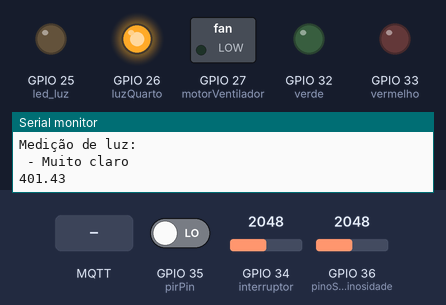
This program was run on a simulated ESP32. On the bench: switched loads named in the program (green lamp = pin HIGH), output pins drawn as LEDs (lit = HIGH), the last lines printed to the serial monitor. The inputs (shaded band) are chosen by the test bench; at power-on: GPIO 35 (pirPin) LOW, GPIO 34 (interruptor) = 2048, GPIO 36 (pinoSensorLuminosidade) = 2048. WiFi joins after 1.5 s; servers stay silent unless stated; network time is answered at once with the bench clock; no MQTT or app messages arrive unless stated.

Above: at 5.7 s.
5.8 s: GPIO 35 (pirPin) driven HIGH
At 7.8 s:
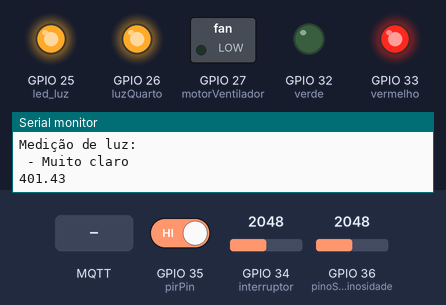
8.2 s: MQTT message "Ventilador ON" arrives on the first subscribed topic
At 8.8 s:
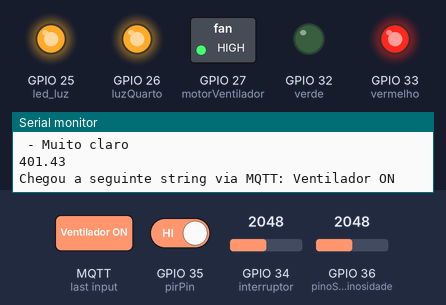
9.8 s: GPIO 34 (interruptor) set to 2711
11.3 s: GPIO 34 (interruptor) set to 2800
At 12.8 s:
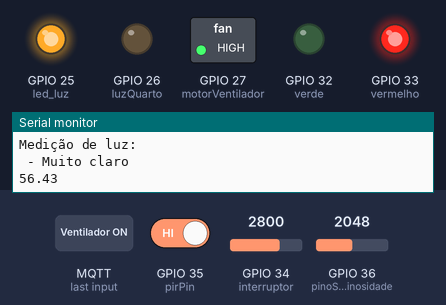
13.1 s: GPIO 35 (pirPin) driven LOW
At 14.2 s:
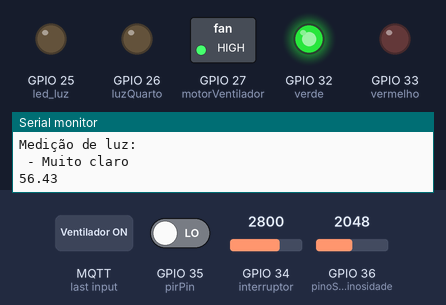
15.1 s: MQTT message "Ligar luz" arrives on the first subscribed topic
At 17.1 s:
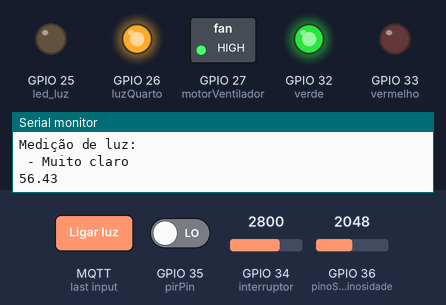
Timing chart, 0 to 18.5 s (numbered marks = the images above; inputs shaded):
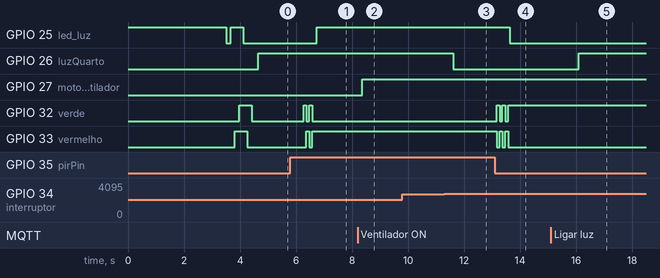

The program:

main.cpp
```cpp
#include <arduino.h>
#include <WiFi.h>
#include <WiFiUdp.h>
#include <PubSubClient.h>
#include <NTPClient.h>

/* Definicoes para o MQTT */
#define TOPICO_PUBLISH_CONTROLE        "controle_geral"
#define TOPICO_SUBSCRIBE_MOVIMENTO     "controle_movimento"
#define TOPICO_SUBSCRIBE_LUMINOSIDADE  "controle_luminosidade"
#define TOPICO_MENSAGENS               "mensagens_esp32"

#define ID_MQTT  "laptopPedro_mqtt"     //id mqtt (para identificação de sessão)


/*
* Variáveis para horário via internet
*/
WiFiUDP ntpUDP;
NTPClient timeClient(ntpUDP);

//Internet a se conectar
const char* SSID     = ""; // SSID / nome da rede WI-FI que deseja se conectar
const char* PASSWORD = "";  // Senha da rede WI-FI que deseja se conectar

const char* BROKER_MQTT = "test.mosquitto.org";
int BROKER_PORT = 1883; // Porta do Broker MQTT

//Variáveis e objetos globais
WiFiClient espClient; // Cria o objeto espClient
PubSubClient MQTT(espClient); // Instancia o Cliente MQTT passando o objeto espClient

/* Definicao de variaveis para o ESP32 */
const int pirPin = 35; //Pino D35 (Input Only)
const int pinoSensorLuminosidade = 36; //Pino VP - ADC1 (Input only)
const int verde = 32; //Pino D32
const int vermelho = 33; //Pino D33
const int led_luz = 25; //Pino D25
const int interruptor = 34; //Pino D34 (Input Only)
const int luzQuarto = 26; //Pino D26 - Esse pino controla o Relé da luz
const int motorVentilador = 27; //Pino D27

/* Definicao de variaveis de controle */
boolean luzPorPresenca = false; //Variável para controlar o efeito da presença sobre a luz
boolean acionamentoLuzMQTT = false; //Varável de controle de luz caso usuario acione via app
boolean acionamentoDiurnoMQTT = false;
boolean luzPorIluminacao = false; //Variavel para contrle de luz por luminosidade
boolean interruptorLuz = false;
boolean isOn = false;
boolean ledDiurno = false;

int statusMovimento   = LOW; //Status para ler mudança de movimento
int statusMovimentoAnterior  = LOW;
int statusLuz; //Status para guardar index da luz
int statusLuzAnterior;
int valorLuz; //Valor para leitura analógica

/* Prototypes */
void initWiFi(void);
void initMQTT(void);
void mqtt_callback(char* topic, byte* payload, unsigned int length);
void reconnectMQTT(void);
void reconnectWiFi(void);
void VerificaConexoesWiFIEMQTT(void);
void movimento(void);
void parou(void);
void piscar(void);
void medirLuz(int valorLuz);
void movimentacao(int statusMovimentoAnterior, int statusMovimento);
void calculaTensao();
void startupGreetings(void);

/*
   Implementações
*/

/* Função: inicializa e conecta-se na rede WI-FI desejada
   Parâmetros: nenhum
   Retorno: nenhum
*/
void initWiFi(void)
{
  delay(10);
  Serial.println("------Conexao WI-FI------");
  Serial.print("Conectando-se na rede: ");
  Serial.println(SSID);
  Serial.println("Aguarde");

  reconnectWiFi();
}


/* Função: inicializa parâmetros de conexão MQTT(endereço do
           broker, porta e seta função de callback)
   Parâmetros: nenhum
   Retorno: nenhum
*/
void initMQTT(void)
{
  MQTT.setServer(BROKER_MQTT, BROKER_PORT);   //informa qual broker e porta deve ser conectado
  MQTT.setCallback(mqtt_callback);            //atribui função de callback (função chamada quando qualquer informação de um dos tópicos subescritos chega)
}

/* Função: função de callback
           esta função é chamada toda vez que uma informação de
           um dos tópicos subescritos chega)
   Parâmetros: nenhum
   Retorno: nenhum
*/
void mqtt_callback(char* topic, byte* payload, unsigned int length)
{
  String msg;

  /* obtem a string do payload recebido */
  for (int i = 0; i < length; i++)
  {
    char c = (char)payload[i];
    msg += c;
  }

  Serial.print("Chegou a seguinte string via MQTT: ");
  Serial.println(msg);

  /* toma ação dependendo da string recebida */

  //Acionando Luz pelo comando MQTT
  if (msg.equals("L")){
    acionamentoDiurnoMQTT = true;
    Serial.println("Lampada ligada via MQTT!");
  }

  //Apagando Luz pelo comando MQTT
  else if(msg.equals("D")){
    acionamentoDiurnoMQTT = false;
    Serial.println("Lampada desligada via MQTT!");
  }

  else if(msg.equalsIgnoreCase("Ligar luz")){
    acionamentoLuzMQTT = true;
    Serial.println("Lampada do quarto ligada via MQTT!");
    MQTT.publish(TOPICO_MENSAGENS, "Luz do quarto ligada.");
  }

  else if(msg.equalsIgnoreCase("Desligar luz")){
    acionamentoLuzMQTT = false;
    digitalWrite(luzQuarto, LOW);
    Serial.println("Lampada do quarto desligada via MQTT!");
    MQTT.publish(TOPICO_MENSAGENS, "Luz do quarto desigada.");
  }

  //Mandando status da luminosidade atual sob pedido do MQTT
  else if(msg.equalsIgnoreCase("Controle luminosidade")){
    char msgResposta[35];
    sprintf(msgResposta, "Controle de luminosidade: %d/4095", valorLuz);
    MQTT.publish(TOPICO_SUBSCRIBE_LUMINOSIDADE, msgResposta);
  }

  else if (msg.equalsIgnoreCase("Horario"))
  {
    String msgStr = timeClient.getFormattedTime(); //Pegando o horario em formato de String
    char msg[msgStr.length()]; //Criando um array de char do tamanho da String
    strcpy(msg, msgStr.c_str()); //Copiando conteudo da String para o char array
    MQTT.publish(TOPICO_MENSAGENS, msg); //Enviando horario para um topico de mensagens geral
  }

  else if (msg.equalsIgnoreCase("Acionamento presença ON"))
  {
    luzPorPresenca = true;
    MQTT.publish(TOPICO_MENSAGENS, "Luz agora acionará por presença!");
  }

  else if (msg.equalsIgnoreCase("Acionamento presença OFF"))
  {
    luzPorPresenca = false;
    MQTT.publish(TOPICO_MENSAGENS, "Luz não acionará mais por presença!");
  }

  else if (msg.equalsIgnoreCase("Acionamento luminosidade ON"))
  {
    luzPorIluminacao = true;
    MQTT.publish(TOPICO_MENSAGENS, "Luz agora acionará quando estiver escuro!");

  }

  else if (msg.equalsIgnoreCase("Acionamento luminosidade OFF"))
  {
    luzPorIluminacao = false;
    MQTT.publish(TOPICO_MENSAGENS, "Luz não acionará mais quando estive escuro!");
  }

  else if (msg.equalsIgnoreCase("Ventilador ON"))
  {
    digitalWrite(motorVentilador, HIGH);
    MQTT.publish(TOPICO_MENSAGENS, "Ventilador de teto ligado.");
  }
  else if (msg.equalsIgnoreCase("Ventilador OFF"))
  {
    digitalWrite(motorVentilador, LOW);
    MQTT.publish(TOPICO_MENSAGENS, "Ventilador de teto desligado.");
  }
}

/* Função: reconecta-se ao broker MQTT (caso ainda não esteja conectado ou em caso de a conexão cair)
           em caso de sucesso na conexão ou reconexão, o subscribe dos tópicos é refeito.
   Parâmetros: nenhum
   Retorno: nenhum
*/
void reconnectMQTT(void)
{
  while (!MQTT.connected())
  {
    Serial.print("* Tentando se conectar ao Broker MQTT: ");
    Serial.println(BROKER_MQTT);
    if (MQTT.connect(ID_MQTT))
    {
      Serial.println("Conectado com sucesso ao broker MQTT!");
      MQTT.subscribe(TOPICO_PUBLISH_CONTROLE);
    }
    else
    {
      Serial.println("Falha ao reconectar no broker.");
      Serial.println("Havera nova tentatica de conexao em 2s");
      delay(2000);
    }
  }
}

/* Função: verifica o estado das conexões WiFI e ao broker MQTT.
           Em caso de desconexão (qualquer uma das duas), a conexão
           é refeita.
   Parâmetros: nenhum
   Retorno: nenhum
*/
void VerificaConexoesWiFIEMQTT(void)
{
  if (!MQTT.connected())
    reconnectMQTT(); //se não há conexão com o Broker, a conexão é refeita

  reconnectWiFi(); //se não há conexão com o WiFI, a conexão é refeita
}

/* Função: reconecta-se ao WiFi
   Parâmetros: nenhum
   Retorno: nenhum
*/
void reconnectWiFi(void)
{
  //se já está conectado a rede WI-FI, nada é feito.
  //Caso contrário, são efetuadas tentativas de conexão
  if (WiFi.status() == WL_CONNECTED)
    return;

  WiFi.begin(SSID, PASSWORD); // Conecta na rede WI-FI

  while (WiFi.status() != WL_CONNECTED)
  {
    delay(100);
    Serial.print(".");
  }

  Serial.println();
  Serial.print("Conectado com sucesso na rede ");
  Serial.print(SSID);
  Serial.println("\nIP obtido: ");
  Serial.println(WiFi.localIP());
}

/* Função: mudar condições do Leds de indicação
   Parâmetros: nenhum
   Retorno: nenhum
   Remover antes de implementação final - somente para indicação em protoboard
*/
void movimento(void){
  digitalWrite(vermelho, HIGH);
  digitalWrite(verde, LOW);
}

/* Função: mudar condições do Leds de indicação
   Parâmetros: nenhum
   Retorno: nenhum
   Remover antes de implementação final - somente para indicação em protoboard
*/
void parou(void){
  digitalWrite(vermelho, LOW);
  digitalWrite(verde, HIGH);
}

/* Função: Realizar um sequencia de liga-desliga em Leds para demonstrar mudança de sinal
   Parâmetros: nenhum
   Retorno: nenhum
   Remover antes de implementação final - somente para indicação em protoboard
*/
void piscar(void){
  digitalWrite(vermelho, LOW);
  digitalWrite(verde, HIGH);
  delay(100);
  digitalWrite(vermelho, HIGH);
  digitalWrite(verde, LOW);
  delay(100);
  digitalWrite(vermelho, LOW);
  digitalWrite(verde, HIGH);
  delay(100);
  digitalWrite(vermelho, HIGH);
  digitalWrite(verde, LOW);
  delay(100);
}

/* Função: Realizar medição do fotorresistor e interpretar seu valor controlando a luz
   Parâmetros: int valorLuz
   Retorno: nenhum
   TODO: Ajustar valores
*/
void medirLuz(int valorLuz){

  //Interpretando o valor captado pelo Sensor
  if (valorLuz < 200) {
    statusLuz = 0;
  } else if (valorLuz < 300) {
    statusLuz = 1;
  } else if (valorLuz < 700) {
    statusLuz = 2;
  } else if (valorLuz < 1200) {
    statusLuz = 3;
  } else {
    statusLuz = 4;
  }

  //Escrevendo mensagem
  char msg[] = {"Escuro"};
  char msg1[] = {"Pouco escuro"};
  char msg2[] = {"Iluminado"};
  char msg3[] = {"Claro"};
  char msg4[] = {"Muito claro"};

  Serial.println("Valor luz: " + valorLuz);

  //Comparando se houve mudança, caso não, nada será feito
  if(statusLuzAnterior != statusLuz){
    Serial.println("Medição de luz:");
    Serial.print(" - ");
  }

  //Separando e dando diferentes funções para cada Status
  switch (statusLuz)
  {
  case 0:
    Serial.println(msg); //Enviando mensagem para a porta Serial
    MQTT.publish(TOPICO_SUBSCRIBE_LUMINOSIDADE, msg); //Publicando no MQTT
    if(luzPorIluminacao){
      isOn = true;
    }
    break;
  case 1:
    Serial.println(msg1); //Enviando mensagem para a porta Serial
    MQTT.publish(TOPICO_SUBSCRIBE_LUMINOSIDADE, msg1); //Publicando no MQTT
    if(luzPorIluminacao){
      isOn = true;
    }
    break;
  case 2:
    Serial.println(msg2); //Enviando mensagem para a porta Serial
    MQTT.publish(TOPICO_SUBSCRIBE_LUMINOSIDADE, msg2); //Publicando no MQTT
    if(luzPorIluminacao){
      isOn = true;
    }
    break;
  case 3:
    Serial.println(msg3); //Enviando mensagem para a porta Serial
    MQTT.publish(TOPICO_SUBSCRIBE_LUMINOSIDADE, msg3); //Publicando no MQTT
    break;
  case 4:
    Serial.println(msg4); //Enviando mensagem para a porta Serial
    MQTT.publish(TOPICO_SUBSCRIBE_LUMINOSIDADE, msg4); //Publicando no MQTT
    break;

  default:
    break;
  }
}

/* Função: Verificar se houve mudança em movimento, caso tenha realizar as devidas mudanças na placa
   Parâmetros: int statusMovimentoAnterior & statusMovimento
   Retorno: nenhum
*/
void movimentacao(int statusMovimentoAnterior, int statusMovimento){
  if (statusMovimentoAnterior == LOW && statusMovimento == HIGH) {
    char msg[] = "Movimento detectado!";
    Serial.println(msg);
    MQTT.publish(TOPICO_SUBSCRIBE_MOVIMENTO, msg); //Enviando atualização ao topico controle_movimento
    piscar();
    movimento();
    ledDiurno = true;
  }
  else
  if (statusMovimentoAnterior == HIGH && statusMovimento == LOW) {
    char msg[] = "Movimento parou!";
    Serial.println(msg);
    MQTT.publish(TOPICO_SUBSCRIBE_MOVIMENTO, msg); //Enviando atualização ao topico controle_movimento
    piscar();
    parou();
    ledDiurno = false;
  }
}


/* Função: Verificar se o interruptor foi mexido pelo usuario
   Parâmetros: nenhum
   Retorno: nenhum
*/
void calculaTensao(){
  float tensao_rms;
  float tensao_pico;
  double menor_valor = 0;
  double valor_inst;

  menor_valor = 4095;
  for(int i = 0; i < 500; i++){ //Pegando 500 amostras da voltagem para pegar sua menor voltagem
    valor_inst = analogRead(interruptor);
    if(menor_valor > valor_inst){
      menor_valor = valor_inst;
    }
    delayMicroseconds(10);
  }

  tensao_pico = map(menor_valor, 3250, 2760, 0, 315);

  tensao_rms = tensao_pico/1.4;
  tensao_rms = tensao_rms - 150;

  if(tensao_rms > 80){
    interruptorLuz = true;
  }
  else{
    interruptorLuz = false;
  }

  Serial.println(tensao_rms);
}

void startupGreetings(void){
  digitalWrite(led_luz, LOW);
  digitalWrite(vermelho, LOW);
  digitalWrite(verde, LOW);
  delay(150);

  digitalWrite(led_luz, HIGH);;
  delay(150);

  digitalWrite(vermelho, HIGH);;
  delay(150);

  digitalWrite(verde, HIGH);;
  delay(150);

  digitalWrite(led_luz, LOW);;
  delay(150);

  digitalWrite(vermelho, LOW);;
  delay(150);

  digitalWrite(verde, LOW);;
  delay(150);
}

void setup() {
  //Configurando os pinos a serem utilizados
  pinMode(pirPin, INPUT);
  pinMode(pinoSensorLuminosidade, INPUT);
  pinMode(interruptor, INPUT);
  pinMode(verde, OUTPUT);
  pinMode(vermelho, OUTPUT);
  pinMode(led_luz, OUTPUT);
  pinMode(motorVentilador, OUTPUT);
  pinMode(luzQuarto, OUTPUT);

  //Mensagens de inicialização
  digitalWrite(led_luz, HIGH); //Luz debug 1 - ESP iniciado
  Serial.begin(9600); //Enviar e receber dados em 9600 baud
  delay(1000);
  Serial.println("Teste do Smart Kit com ESP32");
  delay(1000);

  // Inicializa a conexao wi-fi
  initWiFi();

  // Inicializa a conexao ao broker MQTT
  initMQTT();

  digitalWrite(vermelho, HIGH); //Luz debug 2 - Internet conectada

  //Initializa tempo via NTP
  timeClient.begin();

  //Fuso horario de UTC -3h
  timeClient.setTimeOffset(-10800);

  digitalWrite(verde, HIGH); //Luz debug 3 - Horario via internet conectado

  startupGreetings(); //Indicação visual que o ESP inicalizou normalmente
}

void loop() {
  //Realizando atualizacao do horario
  if (!timeClient.update()){
    timeClient.forceUpdate();
  }
  isOn = false; //Resentando viarável

  // Gerenciando status de movimentação no quarto
  statusMovimentoAnterior = statusMovimento;
  statusMovimento = digitalRead(pirPin);
  movimentacao(statusMovimentoAnterior, statusMovimento);

  //Realizando leitura da luminosidade local
  valorLuz = analogRead(pinoSensorLuminosidade); //Lendo valor de luminosidade local
  medirLuz(valorLuz); //Mudando a luz conforme necessário

  //Vendo se houve acionamento do interruptor
  calculaTensao();

  //Controlando luz do quarto
  if(interruptorLuz == HIGH){
    isOn = true; //Caso o interruptor de luz esteja ativo, ele será priorizado comparado aos outros parâmetros
  }
  else{
    if(acionamentoLuzMQTT){ //Checando se o usuario ligou a luz no app
      isOn = true;
    }
    else{
      //Fazendo controle de luz por presença caso a opção tenha sido escolhida
      if(luzPorPresenca){
        if(statusMovimento){
          isOn = true;
        }
      }
    }
  }

  //Verificando se o led diurno foi ativado via app
  if(acionamentoDiurnoMQTT || ledDiurno){
    digitalWrite(led_luz, HIGH);
  }
  else{
    digitalWrite(led_luz, LOW);
  }

  ///Lendo luz do quarto
  if(isOn){
    digitalWrite(luzQuarto, HIGH);
  }
  else if(!isOn){
    digitalWrite(luzQuarto, LOW);
  }

  // Garante funcionamento das conexões WiFi e ao broker MQTT
  VerificaConexoesWiFIEMQTT();

  // keep-alive da comunicação com broker MQTT
  MQTT.loop();

  // Refaz o ciclo após 0,75 segundos
  delay(750);
}
```

Measured:
- the behaviour switches between 2747 and 2748 on GPIO 34 (interruptor) (found by bisection; images 2 and 3)
- after the input at 5.8 s, GPIO 25 (led_luz): LOW → HIGH after 0.94 s; GPIO 32 (verde): alternates HIGH for 0.10 s and LOW for 0.10 s, 4 changes in all, then stays LOW, starting after 0.47 s; GPIO 33 (vermelho): LOW → HIGH after 0.57 s, → LOW 0.10 s later, → HIGH 0.10 s later
- after the input at 8.2 s, GPIO 27 (motorVentilador): LOW → HIGH after 0.16 s
- after the input at 11.3 s, GPIO 26 (luzQuarto): HIGH → LOW after 0.31 s
- after the input at 13.1 s, GPIO 25 (led_luz): HIGH → LOW after 0.53 s; GPIO 32 (verde): alternates HIGH for 0.10 s and LOW for 0.10 s, 5 changes in all, then stays HIGH, starting after 0.07 s; GPIO 33 (vermelho): alternates HIGH for 0.10 s and LOW for 0.10 s, 5 changes in all, then stays LOW, starting after 0.07 s
- after the input at 15.1 s, GPIO 26 (luzQuarto): LOW → HIGH after 1.0 s
